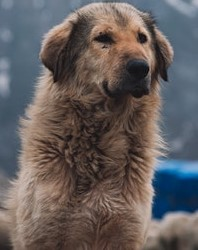
#> input picture sample.jpg, 198 x 250 px
$ jupyter execute edge-detection.ipynb   (shell and % lines are left out)
#> lines starting #> are read from the running program, lines starting #| are printed output that depends on the picture; after the words box and inside, x2 and y2 are one past the last pixel; in counts of white or black regions, pixels touching at a corner belong together
## Edge Detection

- Canny Edge Detection

1. Applying Gaussian Blur
2. Intention Gradient
3. Non-Maximum Supression
4. Double Threshold
5. Track Edge by hysteresis

[cell 1]
import cv2
import numpy as np
import matplotlib.pyplot as plt

[cell 2]
image = cv2.imread("sample.jpg")
#> image is the input picture: shape (250, 198, 3); mean B, G, R 93.4, 94.1, 100.8
image = cv2.cvtColor(image,cv2.COLOR_BGR2RGB)

[cell 3]
plt.imshow(image)

[cell 4]
# double threshold is used to find out potential edges
edges = cv2.Canny(image = image,threshold1 = 127, threshold2 =127 )
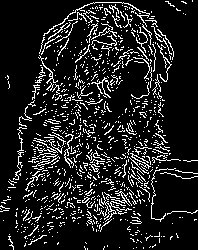
#> edges: shape (250, 198); 12.7% white in thin lines or dots

[cell 5]
plt.imshow(edges)

[cell 6]
med_val = np.median(image)
#> med_val = 95
med_val
#> Out = 95

[cell 7]
# lower threshold to either 0 or 70% of the median value wichever is greater
lower = int(max(0,0.7*med_val))
#> lower = 66
# upper threshold to either 13% of tee median or max value(255) whichever is smaller
upper = int(min(255,1.3*med_val))
#> upper = 123

[cell 8]
edges = cv2.Canny(image = image,threshold1 = lower, threshold2 =upper )
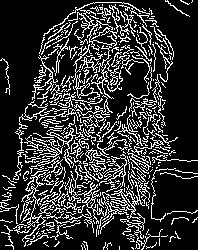
#> edges: shape (250, 198); 20% white in thin lines or dots
plt.imshow(edges)

[cell 9]
blurred_img = cv2.blur(image,ksize = (5,5))
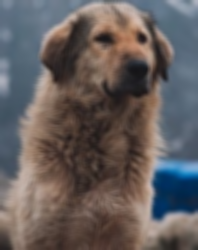
#> blurred_img: shape (250, 198, 3); mean R, G, B 100.8, 94.1, 93.4

[cell 10]
edges = cv2.Canny(image = blurred_img,threshold1 = lower, threshold2 =upper )
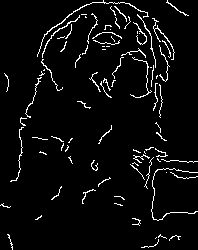
#> edges: shape (250, 198); 4.6% white in thin lines or dots
plt.imshow(edges)

$ run again, with main_img.jpg copied over sample.jpg
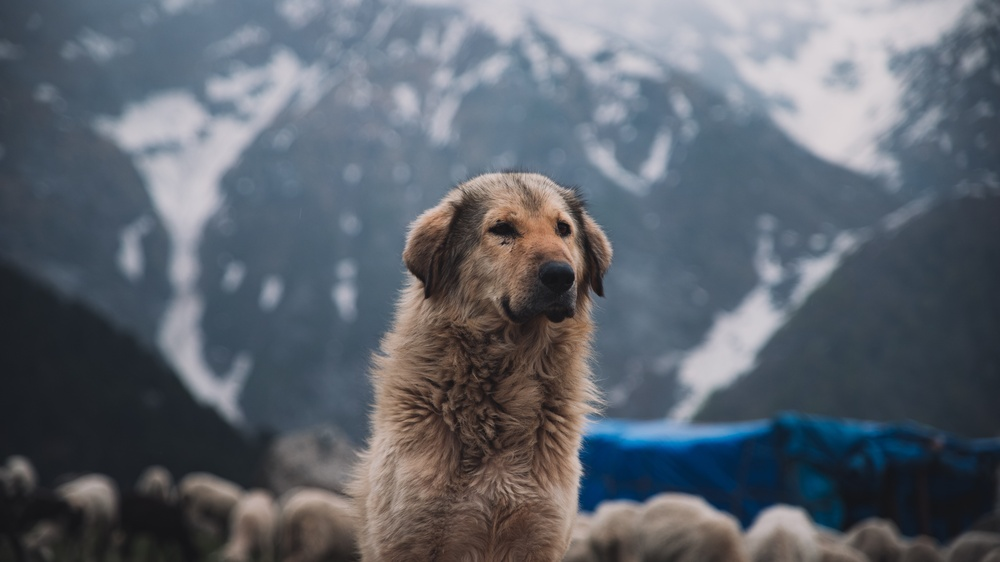
#> input picture main_img.jpg, 1000 x 562 px, shrunk from 6240 x 3504 before the run
#> image is the input picture: shape (562, 1000, 3); mean B, G, R 109.3, 100.3, 93.9
#> `edges = cv2.Canny(image = image,threshold1 = 127, threshold2 =127 )`:
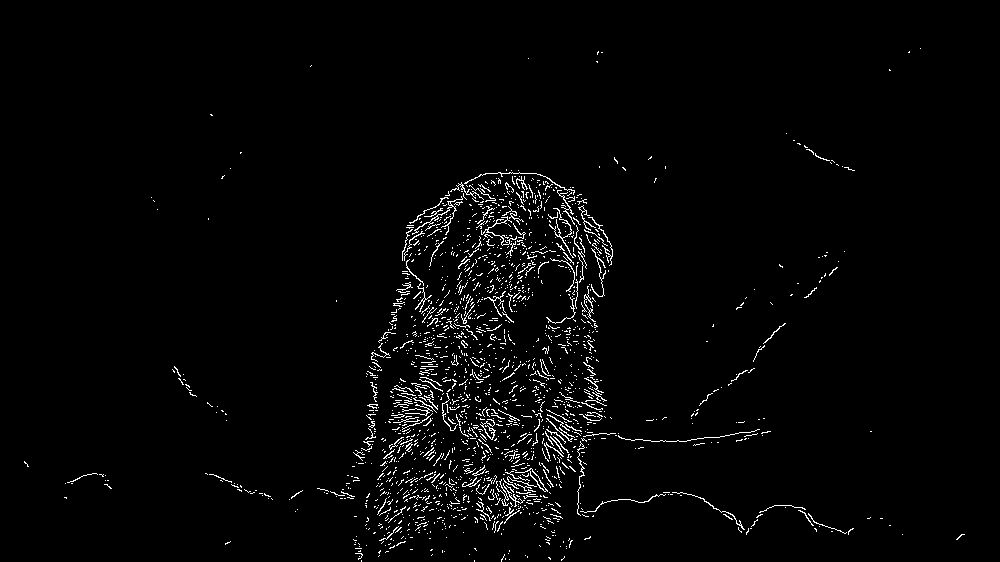
#> edges: shape (562, 1000); 2.3% white in thin lines or dots, all inside (x1, y1, x2, y2) = (24, 48, 965, 562)
#> med_val = 96
#> lower = 67
#> upper = 124
#> `edges = cv2.Canny(image = blurred_img,threshold1 = lower, threshold2 =..`:
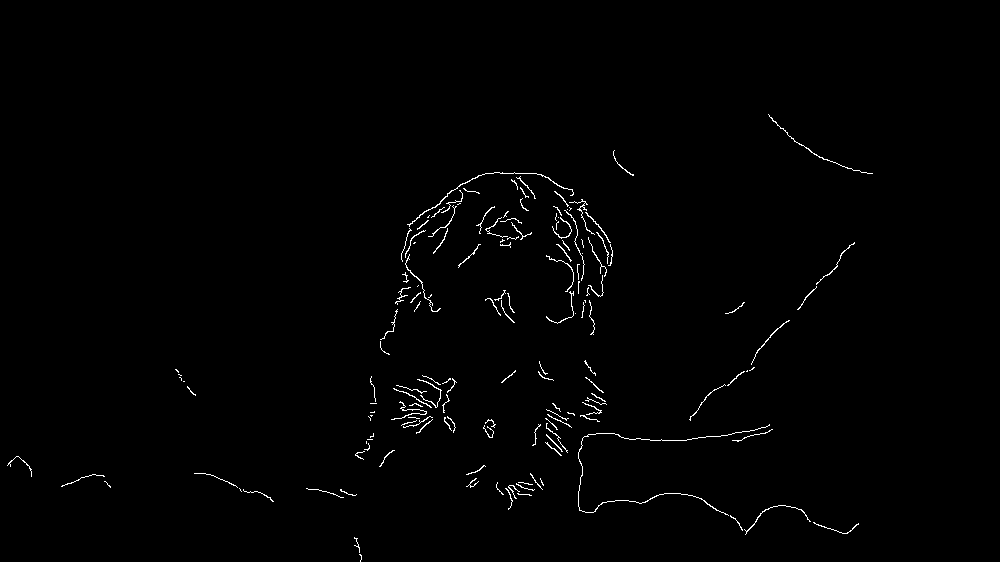
#> edges: shape (562, 1000); 0.89% white in thin lines or dots, all inside (x1, y1, x2, y2) = (7, 114, 873, 562)
